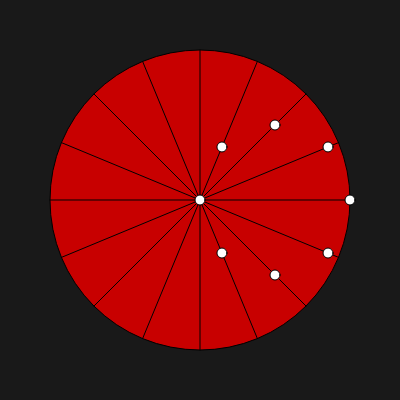
Frame 1 (no input)
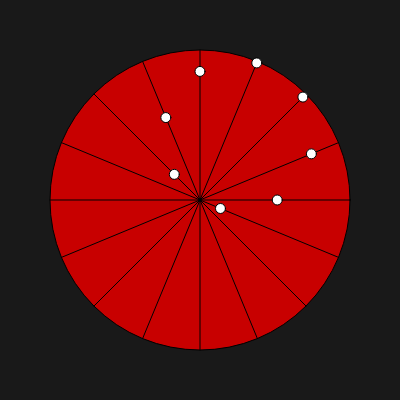
Frame 60 (no input)
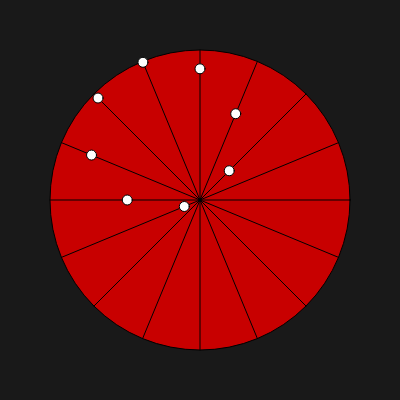
Frame 120 (the mouse pressed at the canvas centre since frame 60)

The p5.js sketch that drew these frames (run headless with seeded random() and noise() and a simulated clock; from frame 60 on, the mouse is pressed at the canvas centre):

// p5.js sketch
// ── sketch.js
let w = 400;
let h = 400;
let c;

function setup() {
    createCanvas(w, h);
    c = new Circle(createVector(w/2, h/2), 300);
}

function draw() {
    background(25);

    c.show();
}
// ── circle.js
class Circle {
    constructor(vec, size) {
        this.vec = vec;
        this.size = size;
        this.lines = [];
        this.deg = 0;
        
        for(let i = 0; i < 180; i += 22.5) {
            const vec1 = p5.Vector.fromAngle(radians(i));
            const vec2 = p5.Vector.fromAngle(radians(this.mod360(i)));
            this.lines.push([vec1, vec2]);
        }

        for(let i of this.lines) {
            console.log(i[1].y);
        }
    }

    show() {
        let smallCircleR = this.size/4;
        let smallCircleX = this.vec.x + smallCircleR*cos(radians(-this.deg));
        let smallCircleY = this.vec.y + smallCircleR*sin(radians(-this.deg));
        
        fill(200, 0, 0);
        ellipse(this.vec.x, this.vec.y, this.size);
        stroke(0);
        push();
        translate(this.vec.x, this.vec.y);
        for(let vetrices of this.lines) {
            line(vetrices[0].x * 150, vetrices[0].y * 150, vetrices[1].x * 150, vetrices[1].y * 150);
        }
        pop();
        //ellipse(smallCircleX, smallCircleY, this.size/2);
        fill(255);
        for(let i = 0; i < 8; i++) {
            let degCount = i * 45;
            let degToUse = radians(-(this.deg + degCount));
            ellipse(smallCircleX - smallCircleR*cos(degToUse), smallCircleY + smallCircleR*sin(degToUse), 10);
        }
        //ellipse(smallCircleX - smallCircleR*cos(radians( -(this.deg+45) )), smallCircleY + smallCircleR*sin(radians( -(this.deg+45) )), 10);
        this.deg = this.deg < 360 ? this.deg + 1 : 0;
    }

    mod360(int) {
        return (int+180)%360;
    }
}

// ── main.html
<!DOCTYPE html>
<html lang="en">
<head>
    <meta charset="UTF-8">
    <meta http-equiv="X-UA-Compatible" content="IE=edge">
    <meta name="viewport" content="width=device-width, initial-scale=1.0">
    <title>Tusi Couple</title>
</head>
<body>
   
    <script src="https://cdn.jsdelivr.net/npm/p5@1.4.1/lib/p5.js"></script>
    <script src="circle.js"></script>
    <script src="sketch.js"></script>
</body>
</html>
